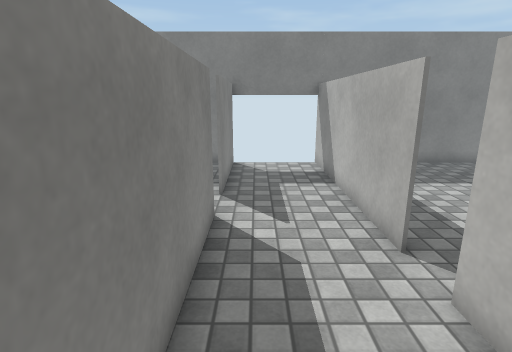
view 1 (above)

12 first-person views from a walk through a scene from a Unity 3-D project. The camera is 1.5 m above the floor, tilts 14° down and sees 80° across. The floor is counted in squares, 0.5 m on a side. Each view is taken from the middle of a square. On the plan, view 1 faces up. The plan holds only what a view shows up to about 20 squares ahead; the rest is blank. The place goes on beyond the plan. The player character is not drawn. Surface patterns are stand-ins for the level's own textures.

view 2
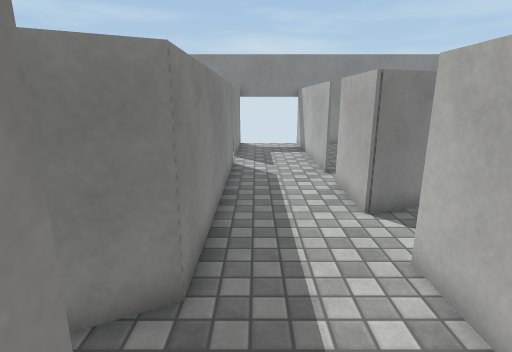

view 3
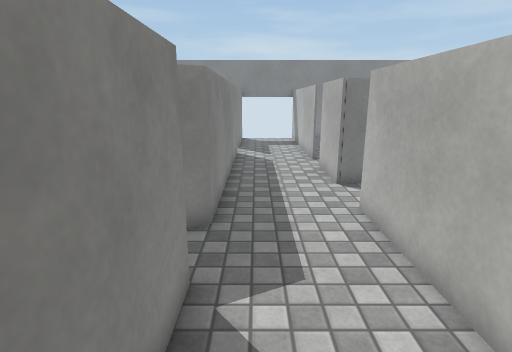

view 4
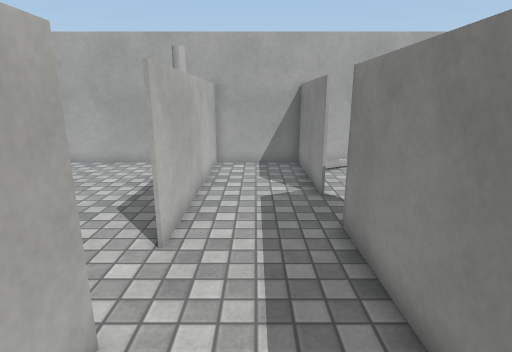

view 5
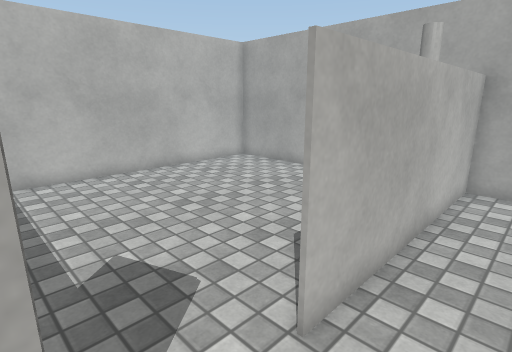

view 6
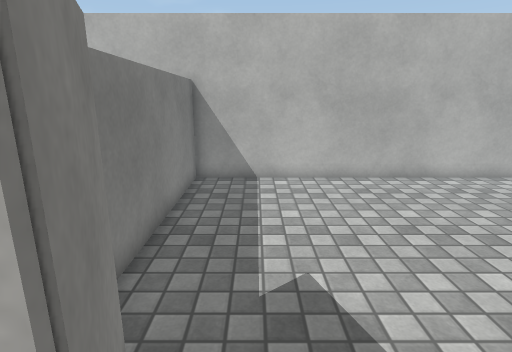

view 7
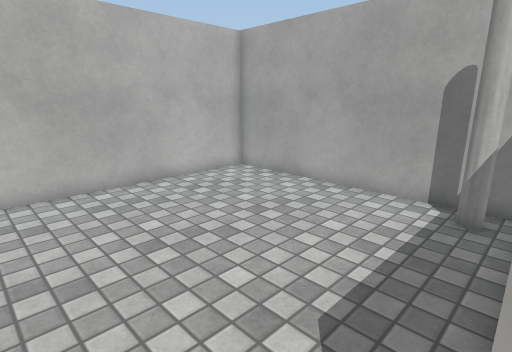

view 8
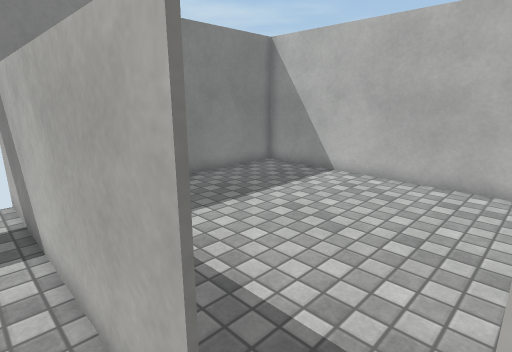

view 9
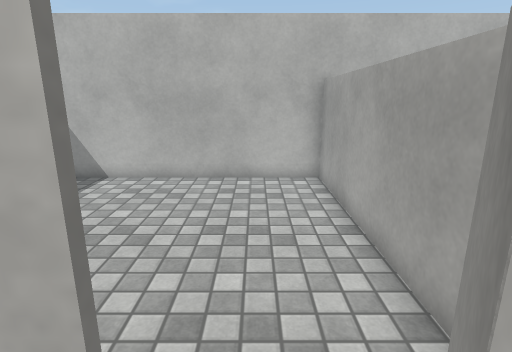

view 10
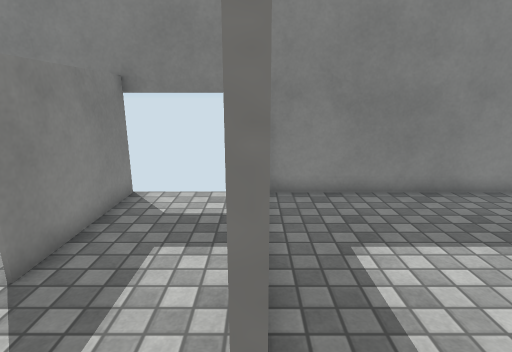

view 11
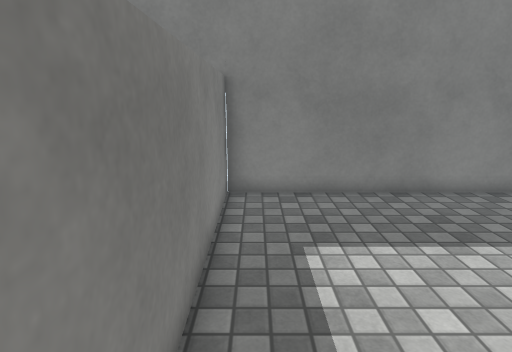

view 12
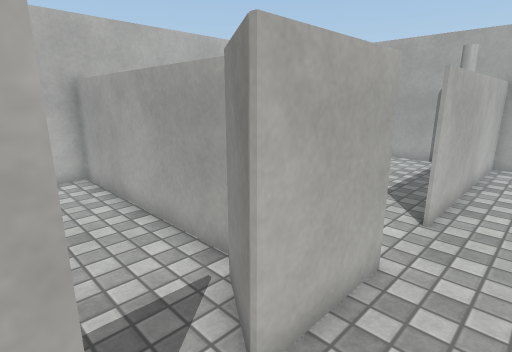

### Floor plan
Ten units are one square. View 1 is at (0, 0); x grows to the right and y downward. Boxes are objects, and circles mark ways between rooms. Rooms are numbered by the first view taken in them; rooms with no view inside come last. Other rooms are left out.
<svg viewBox="-30 -155 174 269">
<path fill="none" stroke="#000" d="M29 -7 29 -41M29 -56 29 -150M-11 -77 -11 29 -25 36M-11 54 -11 108 30 108M30 -148 -11 -148 -11 -95M29 109 29 18M50 -15 29 -7M139 -24 66 -24M30 108 138 108 138 -20M53 -25 139 -25M29 -41 48 -29M30 -150 30 -59M138 -20 138 -148 30 -148"/>
<rect x="35" y="85" width="10" height="20" fill="#bbb"><title>other object</title></rect>
<circle cx="30" cy="5" r="3" fill="#2a7"/>
<circle cx="30" cy="-50" r="3" fill="#2a7"/>
<text x="10" y="-20">1</text>
<text x="90" y="40">2</text>
<text x="90" y="-90">3</text>
</svg>
Room 1 opens to room 2. Room 1 opens to room 3.

Where each view was taken, in squares from view 1:
view 1: 0 up, 0 right, facing up
view 2: 7 down, 0 right, facing up
view 3: 10 down, 0 right, facing up
view 4: 4 up, 1 right, facing down
view 5: 1 up, 1 right, facing down-right
view 6: 0 up, 2 right, facing right
view 7: 1 down, 3 right, facing down-right
view 8: 4 up, 2 right, facing up-right
view 9: 5 up, 2 right, facing right
view 10: 5 up, 3 right, facing up
view 11: 5 up, 4 right, facing up
view 12: 6 up, 1 right, facing down-right
